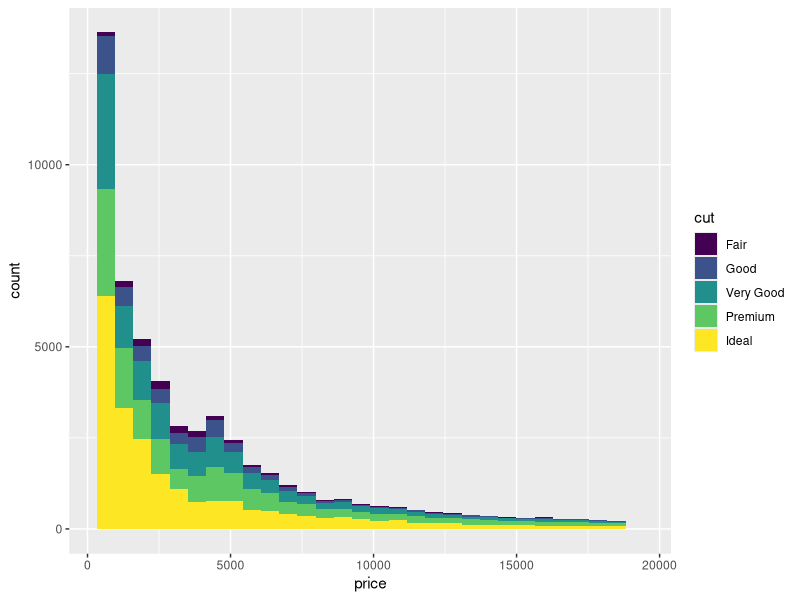
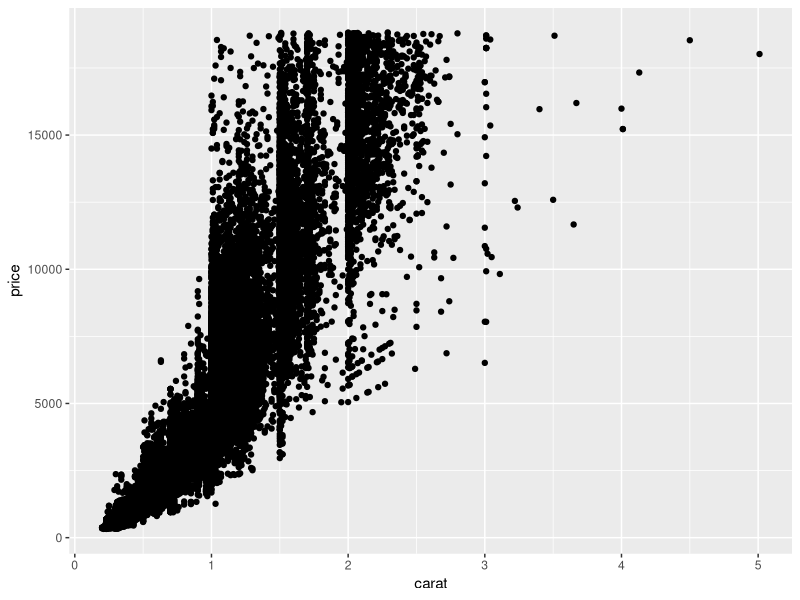
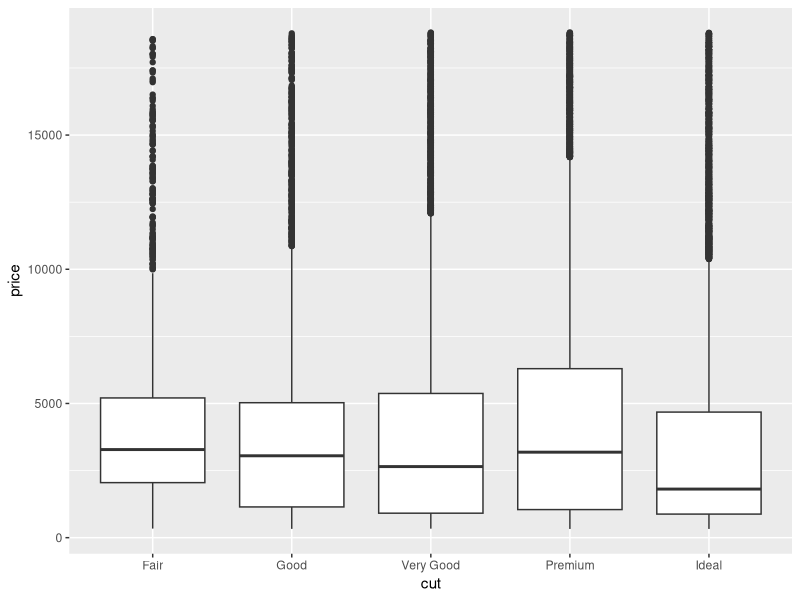
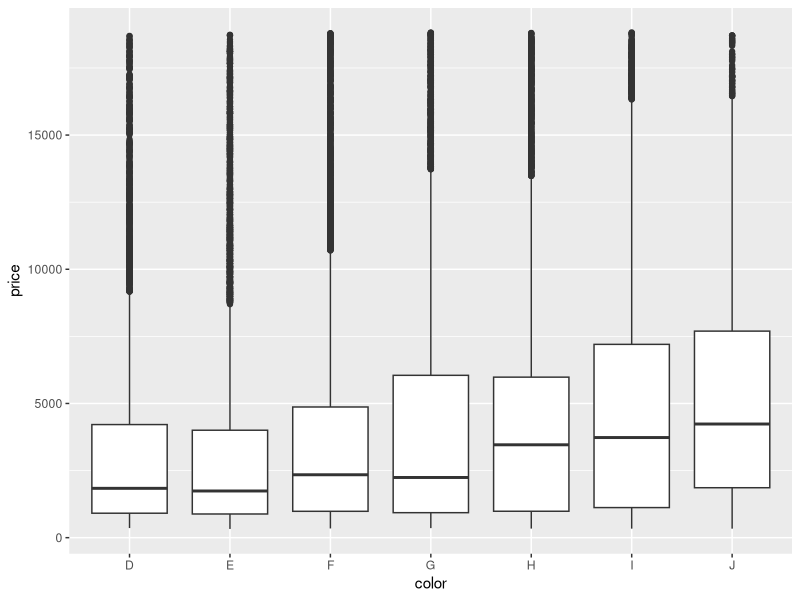
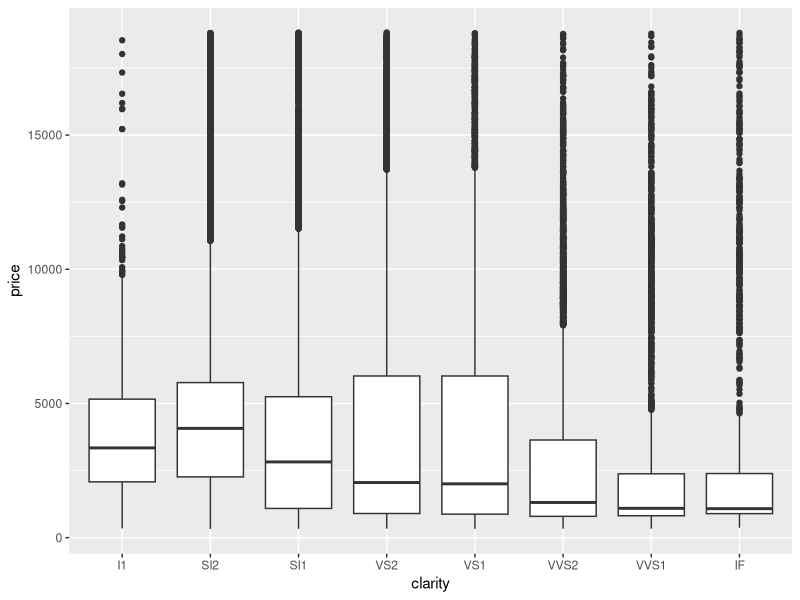
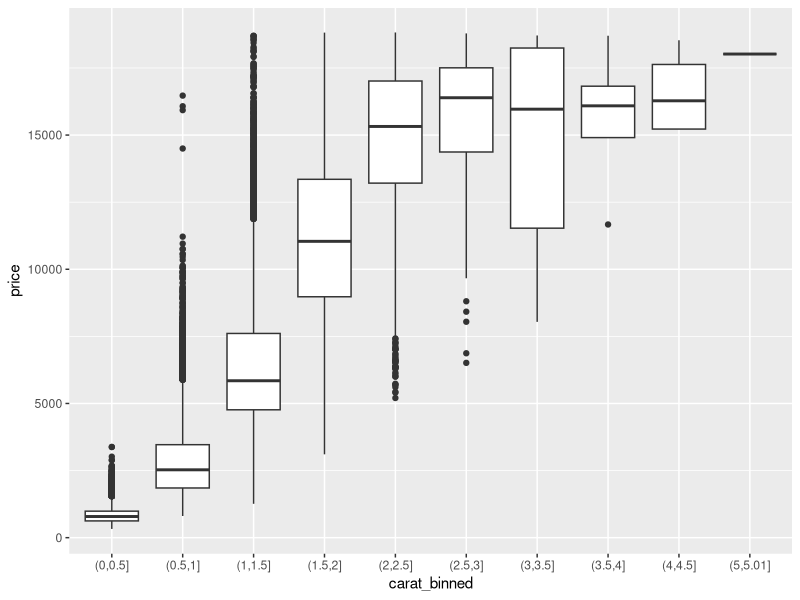
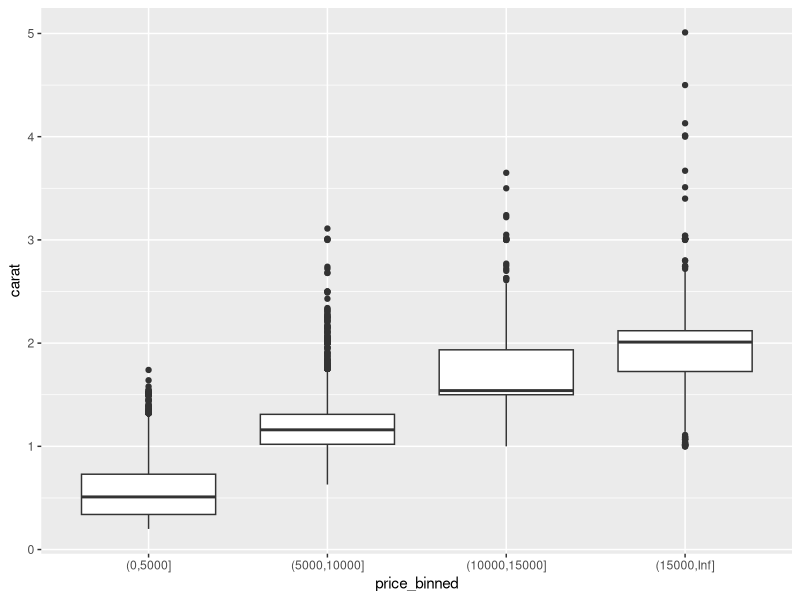
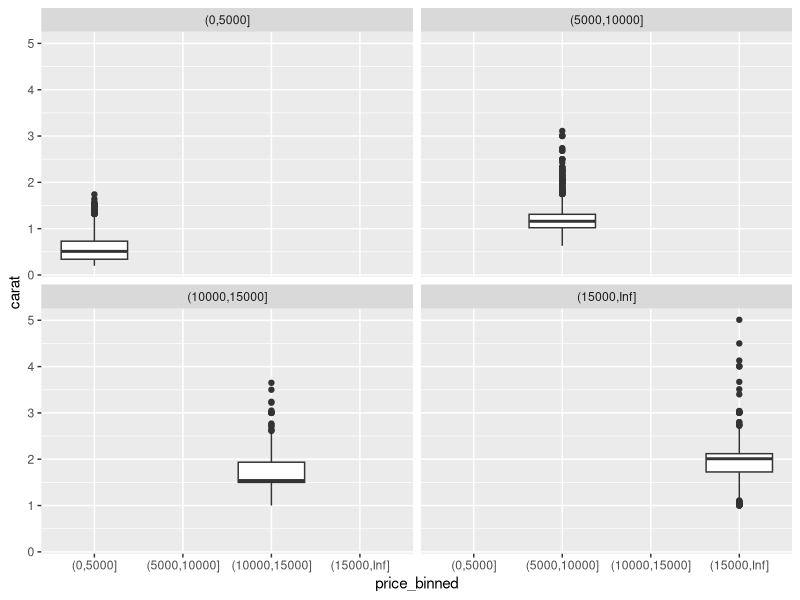

Write R code to recreate these figures, in order.
# Reid Calhoun
# April 10, 2018
# R4DS Assignment 3

library(tidyverse)
?diamonds 
##################
### Question 1 ###
##################

# Explore the distribution of price with geom_histogram() and other functions. Challenge yourself to go beyond the first plot you generate, which might might look something like this:


diamonds %>% 
  ggplot(aes(
    price, 
    fill = cut
    )) + 
  geom_histogram() +
  stat_bin(bins = 30)

 summary(diamonds$price)

# Most diamonds sold are around the $1000 price point
# The amount of diamonds sold at more expensive price points quickly drops at price increases
 
##################
### Question 2 ###
##################

#Which of the 4Cs (i.e., carat, cut, color, and clarity) is most important for predicting the price of a diamond?


ggplot(diamonds, aes(x = carat, y = price)) + 
  geom_point()
#Carat definitely seems to cause an upward trend
 
ggplot( diamonds, aes(x = cut, y = price)) +
  geom_boxplot()
# Cut does not appear to make much of a difference on the median price

ggplot(diamonds, aes(x = color, y = price)) +
  geom_boxplot()
#Definitely an upward trend on the median, but trend does not seem as pronounced yet as carat

ggplot(diamonds, aes(x = clarity, y = price)) +
  geom_boxplot()
# A pretty clear trend showing that different clarity points are connected to different prices

diamonds %>%
  mutate(carat_binned = cut(carat, breaks=c(seq(0, max(carat), .5), max(carat)))) %>%
  ggplot(., aes(x=carat_binned, y=price)) + 
  geom_boxplot()
# binning allows for better comparison against other categorical variables
# Carat obviously has the greatest effect on price

##################
### Question 3 ###
##################

# Visualize the distribution of carat, partitioned by price. 
# Then, after revisiting Faceting, use facet_wrap() to accomplish the same.

# Hint: After binning price, plot the distribution of carat for each bin. 
# Binning price can be accomplished with the following command:

diamonds <- diamonds %>% 
  mutate(
    price_binned = cut(price, breaks = c(seq(0, max(price), 5000), Inf), 
                       dig.lab = 10)
  )


# So first, visualize distribution of carat, partitioned by price
diamonds %>% 
  ggplot(aes(price_binned, carat)) +
  geom_boxplot()

# Now do the same with facet_wrapping
diamonds %>% 
  ggplot(aes(price_binned, carat)) +
  geom_boxplot() +
  facet_wrap(~price_binned)

